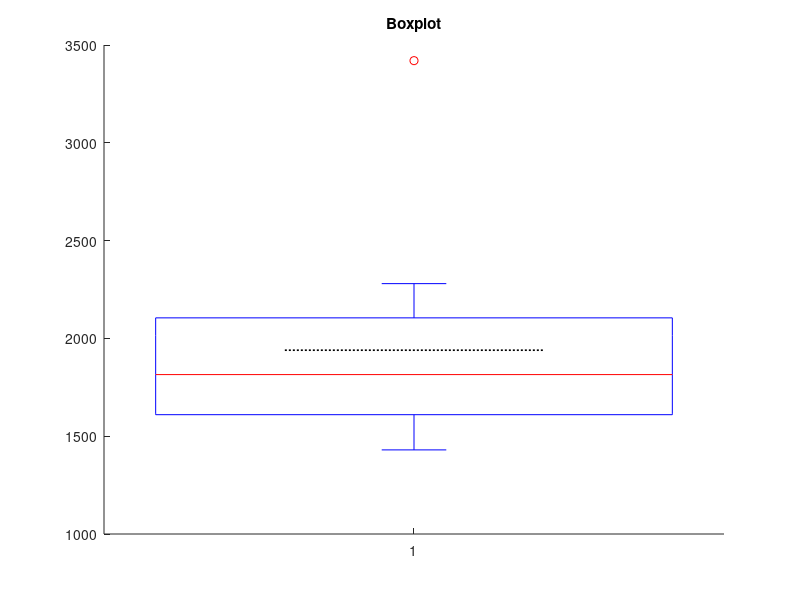

MATLAB code to generate this figure:
% ---------------------------------------------------------------------
% Book:         MVA
% ---------------------------------------------------------------------
% Quantlet:     MVAboxcity
% ---------------------------------------------------------------------
% Description:  MVAboxcity computes the Five Number Summary and a Boxplot 
%               for the dataset cities.dat. 
% ---------------------------------------------------------------------
% Usage:        -
% ---------------------------------------------------------------------
% Inputs:       none
% ---------------------------------------------------------------------
% Output:       Five Number Summary and a Boxplot for the dataset 
%               cities.dat. 
% ---------------------------------------------------------------------
% Example:     
% ---------------------------------------------------------------------
% Author:       Wolfgang Haerdle, Jorge Patron, Vladimir Georgescu,  
%               Song Song
% ---------------------------------------------------------------------

close all
clear
clc

x=load('cities.txt');
m1=mean(x);

%Plot box plot
hold on
boxplot(x,'Symbol','o','label',{'World Cities'},'widths',0.5)
line([0.75 1.25],[m1 m1],'Color','k','LineStyle',':','LineWidth',1.2)
title('Boxplot')
hold off
%Five Number Summary%
%Matlab "quantile" function uses a different algorithm to calculate the sample quantiles than in the MVA book%
%Therefore, the values using Matlab could differ from the Book values, but
%the difference is not great, and should not be significant.
%Easiest way to calculate Five Number Summary is
% quantile(population,[.025 .25 .50 .75 .975])
five=quantile(x,[.025 .25 .50 .75 .975]);

%Display results
disp('Five number summary, in millions')
disp('     0.025     0.25      0.5       0.75     0.975 ')
disp(five/100)
